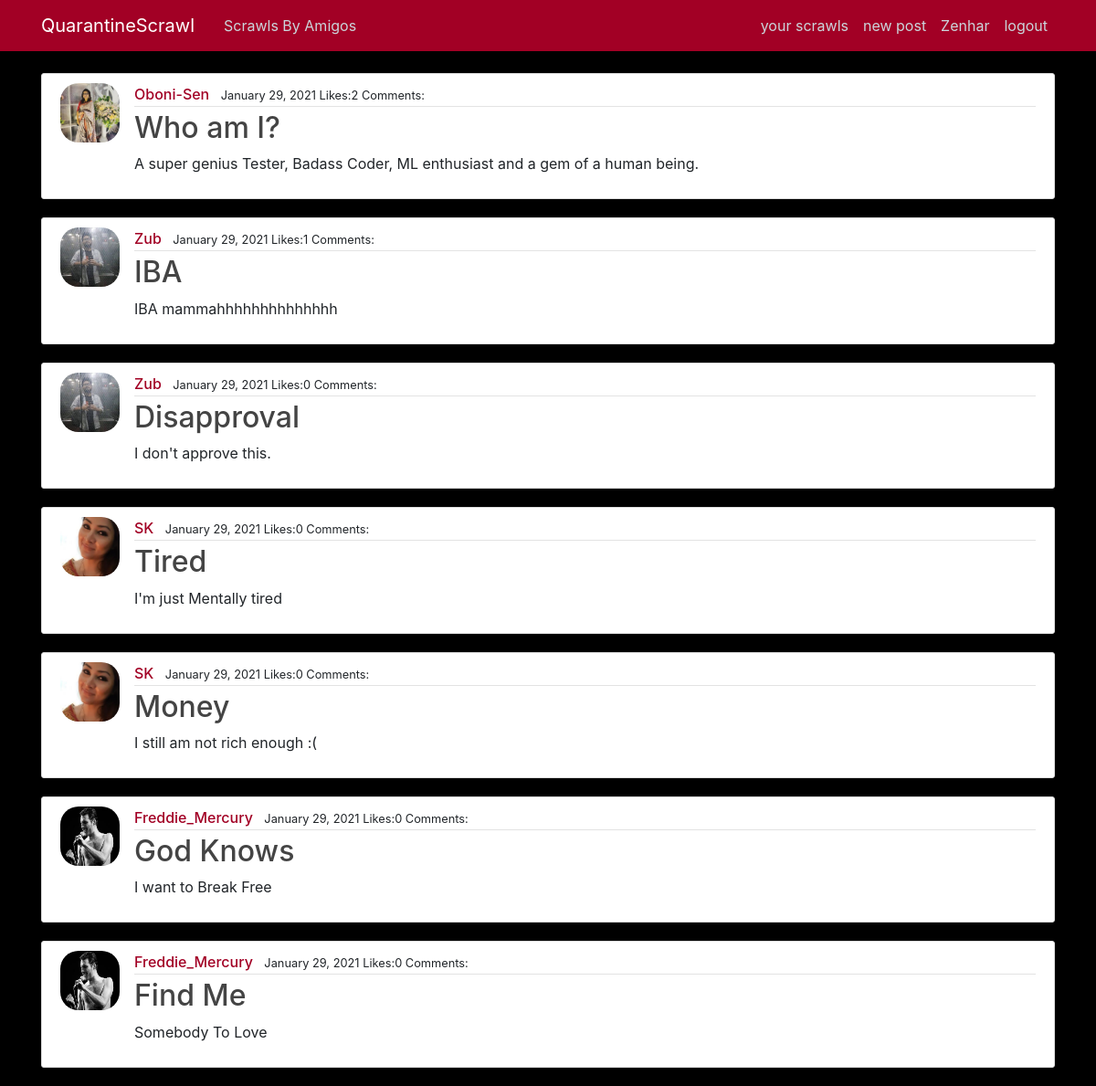
/homewithamigos/ (signed in), run on the app's committed database.
### blog/models.py (models this page shows, shortened)
class Post(models.Model):
    title = models.CharField(max_length=100)
    content = RichTextUploadingField()
    date = models.DateTimeField(default=timezone.now)
    author = models.ForeignKey(User, on_delete=models.CASCADE)
    liked = models.ManyToManyField(User, related_name="liked", default=None, blank=True)
    commented = models.ManyToManyField(
        User, related_name="commented", default=None, blank=True
    )

### users/models.py (models this page shows, shortened)
class Profile(models.Model):
    user = models.OneToOneField(User, on_delete=models.CASCADE)
    image = models.ImageField(default="poseidon.jpg", upload_to="profile_pics")
    follow = models.ManyToManyField(User, related_name="followers", blank=True)
    follower = models.ManyToManyField(User, related_name="follows", blank=True)

### blog/views.py (the view)
# urls.py: path("homewithamigos/", AmigosPostListView.as_view(), name="amigos-home"),
class AmigosPostListView(LoginRequiredMixin, ListView):
    template_name = "blog/followspost.html"
    def get_queryset(self):
        loggedInUser = Profile.objects.get(user=self.request.user)
        axedUser = Post.objects.exclude(author=loggedInUser.user)
        return axedUser.filter(author__in=loggedInUser.follow.all())
    def get_context_data(self, *args, **kwargs):
        context = super().get_context_data(*args, **kwargs)
        context["all_posts"] = self.get_queryset()
        context["all_comments"] = Comment.objects.all().count()
        return context

### blog/templates/blog/followspost.html (shortened to what this page needs)
{% extends "blog/base.html" %}
{% block content %}
    {% for post in all_posts %}
        <article class="media content-section">
          <img class="rounded-cirle article-img" src="{{post.author.profile.image.url}}" alt="">
          <div class="media-body">
            <div class="article-metadata">
              <a class="mr-2 home-post-author" href="{% url 'user-posts' post.author.username  %}">{{ post.author }}</a>
              <small>{{ post.date|date:"F d, Y" }}  Likes:{{post.liked.all.count}}  Comments:{{post.all_comments}}</small>
            </div>
            <h2><a class="article-title" href="{% url 'post-detail' post.id %}">{{ post.title }}</a></h2>
            <p class="article-content">{{ post.content|safe }}</p>
          </div>
        </article>
    {% endfor %}
{% endblock content %}

### blog/templates/blog/base.html (shortened to what this page needs)
{% load static %}
<!DOCTYPE html>
<html>
<head>
    <link rel="stylesheet" href="https://maxcdn.bootstrapcdn.com/bootstrap/4.0.0/css/bootstrap.min.css">
    <link rel="stylesheet" type="text/css" href="{% static 'blog/blog-css/main.css' %}">
    <link rel="stylesheet" type="text/css" href="{% static 'users/profile.css' %}">
</head>
<body>
    <header class="site-header">
      <nav class="navbar navbar-expand-md navbar-dark navbar-bg-steel fixed-top">
        <div class="container">
          <a class="navbar-brand mr-4" href="{% url 'home' %}">QuarantineScrawl</a>
          <div class="collapse navbar-collapse" id="navbarToggle">
            <div class="navbar-nav mr-auto">
              <a class="nav-item nav-link" href="{% url 'amigos-home' %}">Scrawls By Amigos</a>
            </div>
            <div class="navbar-nav">
              {% if user.is_authenticated %}
              <a class="nav-item nav-link" href="{% url 'user-posts' user.username  %}"> your scrawls</a>
              <a class="nav-item nav-link" href="{% url 'post-create' %}"> new post</a>
              <a class="nav-item nav-link" href="{% url 'profile' %}">{{user.username}}</a>
              <a class="nav-item nav-link" href="{% url 'logout' %}">logout</a>
              {% else %}
              <a class="nav-item nav-link" href="{% url 'login' %}">Login</a>
              <a class="nav-item nav-link" href="{% url 'register' %}">Register</a>
              {% endif %}
            </div>
          </div>
        </div>
      </nav>
    </header>
    <main role="main" class="container">
          {% block content %}{% endblock %}
    </main>
</body>
</html>

### blog/static/blog/blog-css/main.css (style rules this page uses)
body { background-color: black; margin-top: 5rem; }
.navbar-bg-steel { background-color: #a20025; }
.site-header .navbar-nav .nav-link { color: #cbd5db; font-weight: 400; }
.content-section { background: #ffffff; padding: 10px 20px; border: 1px solid #dddddd; border-radius: 3px; margin-bottom: 20px; }
.article-title { color: #444444; }
.article-content { white-space: pre-line; }
.article-img { height: 65px; width: 65px; margin-right: 16px; border-radius: 20px; }
.article-metadata { padding-bottom: 1px; margin-bottom: 4px; border-bottom: 1px solid #e3e3e3; }
.home-post-author { color: #a20025; font-weight: 500; }

### users/static/users/users-css/profile.css (style rules this page uses)
* { margin: 0px; padding: 0px; box-sizing: border-box; }

### data on the page
Post: author.profile.image (picture), author "Oboni-Sen", date "January 29, 2021", liked.all.count "2", title "Who am I?", content "A super genius Tester, Badass Coder, ML enthusiast and a gem of a human being."
Post: author.profile.image (picture), author "Zub", date "January 29, 2021", liked.all.count "1", title "IBA", content "IBA mammahhhhhhhhhhhhhh"
Post: author.profile.image (picture), author "Zub", date "January 29, 2021", liked.all.count "0", title "Disapproval", content "I don't approve this."
Post: author.profile.image (picture), author "SK", date "January 29, 2021", liked.all.count "0", title "Tired", content "I'm just Mentally tired"
Post: author.profile.image (picture), author "SK", date "January 29, 2021", liked.all.count "0", title "Money", content "I still am not rich enough :("
Post: author.profile.image (picture), author "Freddie_Mercury", date "January 29, 2021", liked.all.count "0", title "God Knows", content "I want to Break Free"
Post: author.profile.image (picture), author "Freddie_Mercury", date "January 29, 2021", liked.all.count "0", title "Find Me", content "Somebody To Love"

### other printed values
{{ user.username }} "Zenhar"
